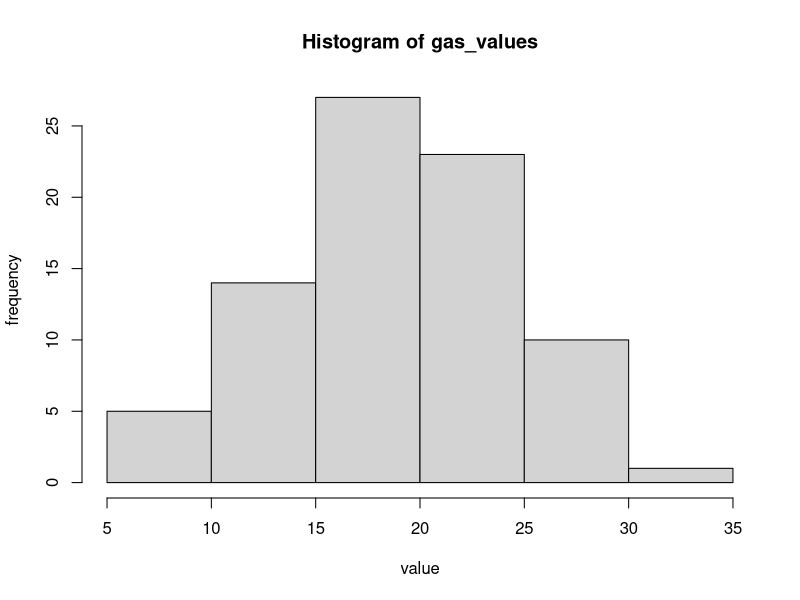
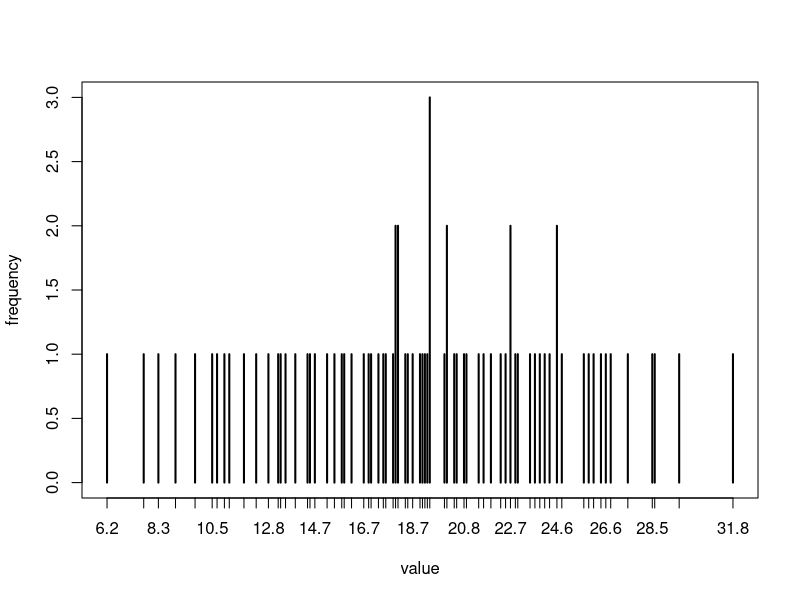
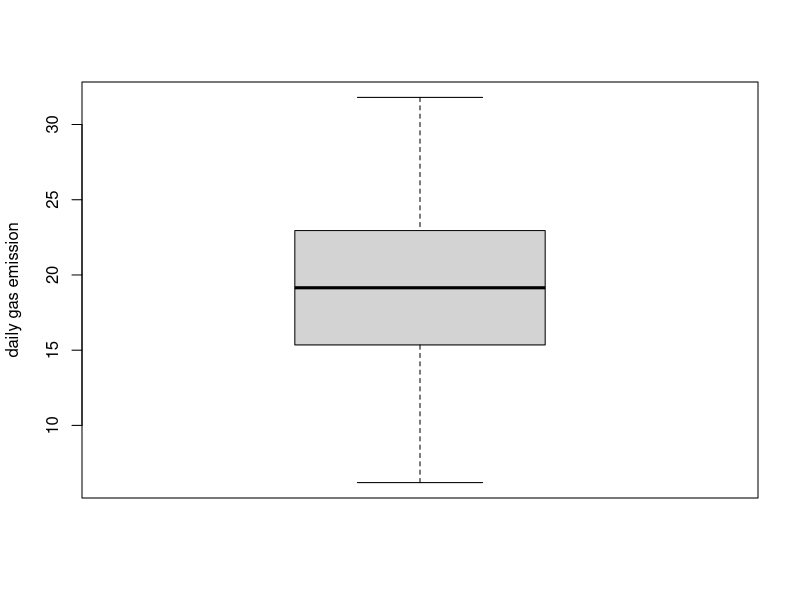

R code for these plots, in order:
# our data
gas_values <- c(15.8, 22.7, 26.8, 19.1, 18.5, 14.4, 8.3, 25.9, 26.4, 9.8, 21.9, 10.5, 17.3, 6.2, 18.0, 22.9, 24.6, 19.4, 12.3, 15.9, 20.1, 17.0, 22.3, 27.5, 23.9, 17.5, 11.0, 20.4, 16.2, 20.8, 20.9, 21.4, 18.0, 24.3, 11.8, 17.9, 18.7, 12.8, 15.5, 19.2, 13.9, 28.6, 19.4, 21.6, 13.5, 24.6, 20.0, 24.1, 9.0, 17.6, 25.7, 20.1, 13.2, 23.7, 10.7, 19.0, 14.5, 18.1, 31.8, 28.5, 22.7, 15.2, 23.0, 29.6, 11.2, 14.7, 20.5, 26.6, 13.3, 18.1, 24.8, 26.1, 7.7, 22.5, 19.3, 19.4, 16.7, 16.9, 23.5, 18.4)

# central tendency measures
mean(gas_values)
median(gas_values)

freq_table <- table(gas_values) # builds the ordered frequency table
gas_mode <- which.max(freq_table) # returns the value with the maximum frequency in the table (and also it's index)
gas_mode

# histogram
hist(gas_values, xlab="value", ylab="frequency") # for better visualization
plot(freq_table, xlab="value", ylab="frequency") # more detailed
# boxplot
boxplot(gas_values, ylab="daily gas emission")